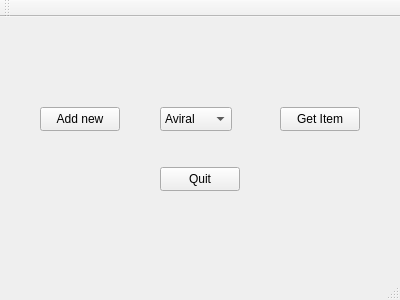
<?xml version="1.0" encoding="UTF-8"?>
<ui version="4.0">
 <class>MainWindow</class>
 <widget class="QMainWindow" name="MainWindow">
  <property name="geometry">
   <rect>
    <x>0</x>
    <y>0</y>
    <width>400</width>
    <height>300</height>
   </rect>
  </property>
  <property name="windowTitle">
   <string>MainWindow</string>
  </property>
  <widget class="QWidget" name="centralWidget">
   <widget class="QComboBox" name="comboBox">
    <property name="geometry">
     <rect>
      <x>160</x>
      <y>90</y>
      <width>72</width>
      <height>24</height>
     </rect>
    </property>
    <item>
     <property name="text">
      <string>Aviral</string>
     </property>
    </item>
    <item>
     <property name="text">
      <string>Aakash</string>
     </property>
    </item>
    <item>
     <property name="text">
      <string>Riya</string>
     </property>
    </item>
    <item>
     <property name="text">
      <string>Aarav</string>
     </property>
    </item>
    <item>
     <property name="text">
      <string>Aru</string>
     </property>
    </item>
   </widget>
   <widget class="QPushButton" name="pushButton">
    <property name="geometry">
     <rect>
      <x>160</x>
      <y>150</y>
      <width>80</width>
      <height>24</height>
     </rect>
    </property>
    <property name="text">
     <string>Quit</string>
    </property>
   </widget>
   <widget class="QPushButton" name="pushButton_2">
    <property name="geometry">
     <rect>
      <x>280</x>
      <y>90</y>
      <width>80</width>
      <height>24</height>
     </rect>
    </property>
    <property name="text">
     <string>Get Item</string>
    </property>
   </widget>
   <widget class="QPushButton" name="pushButton_3">
    <property name="geometry">
     <rect>
      <x>40</x>
      <y>90</y>
      <width>80</width>
      <height>24</height>
     </rect>
    </property>
    <property name="text">
     <string>Add new</string>
    </property>
   </widget>
  </widget>
  <widget class="QMenuBar" name="menuBar">
   <property name="geometry">
    <rect>
     <x>0</x>
     <y>0</y>
     <width>400</width>
     <height>21</height>
    </rect>
   </property>
  </widget>
  <widget class="QToolBar" name="mainToolBar">
   <attribute name="toolBarArea">
    <enum>TopToolBarArea</enum>
   </attribute>
   <attribute name="toolBarBreak">
    <bool>false</bool>
   </attribute>
  </widget>
  <widget class="QStatusBar" name="statusBar"/>
 </widget>
 <layoutdefault spacing="6" margin="11"/>
 <resources/>
 <connections/>
</ui>
